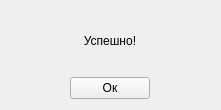
<?xml version="1.0" encoding="UTF-8"?>
<ui version="4.0">
 <class>MessageWindow</class>
 <widget class="QWidget" name="MessageWindow">
  <property name="geometry">
   <rect>
    <x>0</x>
    <y>0</y>
    <width>221</width>
    <height>110</height>
   </rect>
  </property>
  <property name="minimumSize">
   <size>
    <width>221</width>
    <height>110</height>
   </size>
  </property>
  <property name="maximumSize">
   <size>
    <width>1000</width>
    <height>110</height>
   </size>
  </property>
  <property name="windowTitle">
   <string>Form</string>
  </property>
  <property name="layoutDirection">
   <enum>Qt::LeftToRight</enum>
  </property>
  <layout class="QGridLayout" name="gridLayout">
   <item row="1" column="0">
    <spacer name="horizontalSpacer_4">
     <property name="orientation">
      <enum>Qt::Horizontal</enum>
     </property>
     <property name="sizeHint" stdset="0">
      <size>
       <width>52</width>
       <height>20</height>
      </size>
     </property>
    </spacer>
   </item>
   <item row="1" column="2">
    <spacer name="horizontalSpacer_3">
     <property name="orientation">
      <enum>Qt::Horizontal</enum>
     </property>
     <property name="sizeHint" stdset="0">
      <size>
       <width>53</width>
       <height>20</height>
      </size>
     </property>
    </spacer>
   </item>
   <item row="2" column="0">
    <spacer name="horizontalSpacer">
     <property name="orientation">
      <enum>Qt::Horizontal</enum>
     </property>
     <property name="sizeHint" stdset="0">
      <size>
       <width>96</width>
       <height>20</height>
      </size>
     </property>
    </spacer>
   </item>
   <item row="2" column="1">
    <widget class="QPushButton" name="button_ok">
     <property name="sizePolicy">
      <sizepolicy hsizetype="Minimum" vsizetype="Fixed">
       <horstretch>0</horstretch>
       <verstretch>0</verstretch>
      </sizepolicy>
     </property>
     <property name="text">
      <string>Ок</string>
     </property>
    </widget>
   </item>
   <item row="2" column="2">
    <spacer name="horizontalSpacer_2">
     <property name="orientation">
      <enum>Qt::Horizontal</enum>
     </property>
     <property name="sizeHint" stdset="0">
      <size>
       <width>96</width>
       <height>20</height>
      </size>
     </property>
    </spacer>
   </item>
   <item row="1" column="1">
    <widget class="QLabel" name="message">
     <property name="text">
      <string>Успешно!</string>
     </property>
     <property name="alignment">
      <set>Qt::AlignCenter</set>
     </property>
    </widget>
   </item>
  </layout>
 </widget>
 <resources/>
 <connections/>
</ui>
